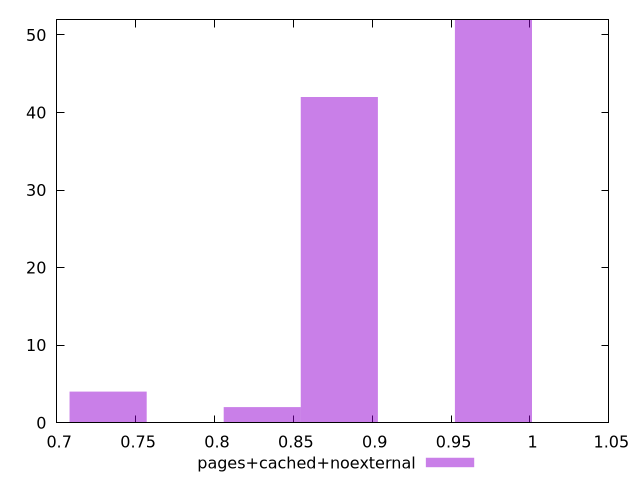

Recreate this plot in gnuplot.
$_pagesCachedNoexternal <<EOF
0.8791686324893329 42
0.9768540360992588 52
0.83032593068437 2
0.732640527074444 4
EOF
set key outside below
set terminal pngcairo
set output "report_00004_2020-11-02T20-21-41.718Z/uses-http2/pages+cached+noexternal//hist.png"
set yrange [0:52]
set boxwidth 0.04884270180496294
set style fill transparent solid 0.5 noborder
plot $_pagesCachedNoexternal title "pages+cached+noexternal" with boxes ,
